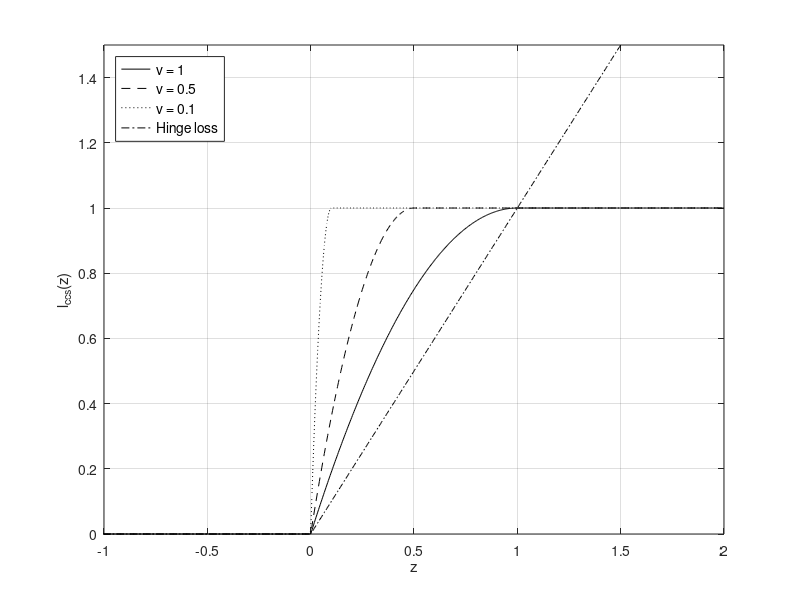

This figure's MATLAB source:
x = linspace(-2, 2, 1000);
z = x.*(x>0) + 0.*(x<=0);

y = @(x,nu) 0.*(x<=0) + (-x.^2/nu.^2 + 2*x/nu).*(x>0).*(x<nu) + 1.*(x>=nu);
y1 = y(x,1);
y2 = y(x,0.5);
y3 = y(x,0.1);

figure;
plot(x, y1, 'k-');
hold on;
plot(x, y2, 'k--');
hold on;
plot(x, y3, 'k:');
hold on;
plot(x, z, 'k-.');
hold on;

xlabel('z');
ylabel('l_{ccs}(z)');
legend('\nu = 1', '\nu = 0.5', '\nu = 0.1', 'Hinge loss', 'FontSize', 10, 'Location', 'northwest');
axis([-1 2 0 1.5]);
grid on;
